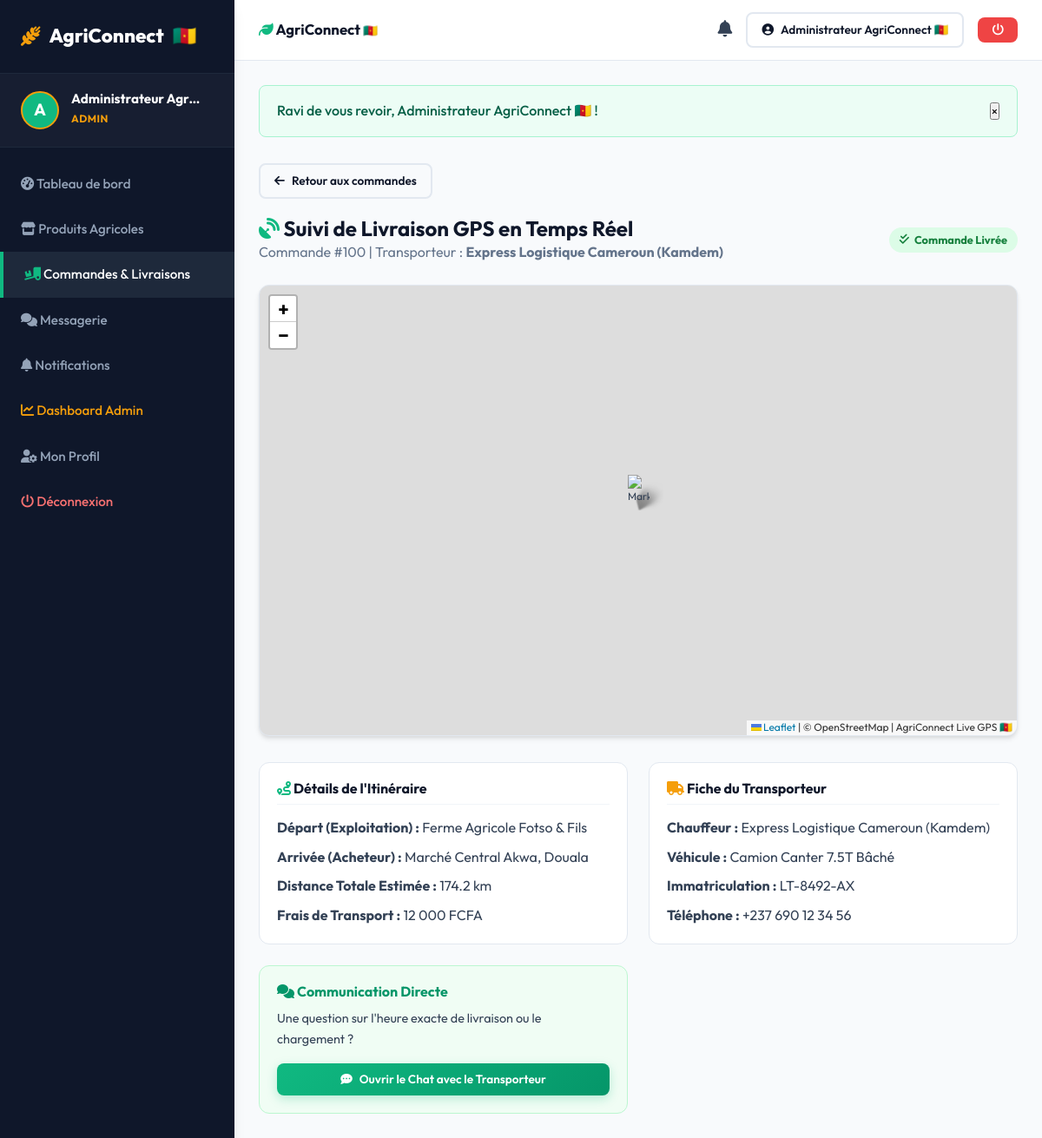
Screenshot of /suivi_livraison.php?id=100 (signed in) with the database file from the repository.
### tables this page shows
CREATE TABLE IF NOT EXISTS `commandes` (
  `id` INT AUTO_INCREMENT PRIMARY KEY,
  `acheteur_id` INT NOT NULL,
  `agriculteur_id` INT NOT NULL,
  `transporteur_id` INT DEFAULT NULL,
  `statut` ENUM('en_attente', 'acceptee', 'refusee', 'en_cours_livraison', 'livree', 'annulee') NOT NULL DEFAULT 'en_attente',
  `adresse_livraison` VARCHAR(255) NOT NULL,
  `latitude_livraison` DECIMAL(10, 8) DEFAULT NULL,
  `longitude_livraison` DECIMAL(11, 8) DEFAULT NULL,
  `frais_transport` DECIMAL(10, 2) DEFAULT 0.00,
  `total_prix` DECIMAL(10, 2) NOT NULL,
  `statut_paiement_acheteur` ENUM('non_paye', 'paye') NOT NULL DEFAULT 'non_paye',
  `mode_paiement_acheteur` ENUM('mtn_momo', 'orange_money') DEFAULT NULL,
  `reference_transaction_acheteur` VARCHAR(100) DEFAULT NULL,
  `statut_paiement_transport` ENUM('non_paye', 'paye') NOT NULL DEFAULT 'non_paye',
  `mode_paiement_transport` ENUM('mtn_momo', 'orange_money') DEFAULT NULL,
  `reference_transaction_transport` VARCHAR(100) DEFAULT NULL,
  `date_commande` DATETIME DEFAULT CURRENT_TIMESTAMP,
  `date_livraison` DATETIME DEFAULT NULL,
  FOREIGN KEY (`acheteur_id`) REFERENCES `utilisateurs`(`id`) ON DELETE CASCADE,
  FOREIGN KEY (`agriculteur_id`) REFERENCES `utilisateurs`(`id`) ON DELETE CASCADE,
  FOREIGN KEY (`transporteur_id`) REFERENCES `utilisateurs`(`id`) ON DELETE SET NULL
);

CREATE TABLE IF NOT EXISTS `utilisateurs` (
  `id` INT AUTO_INCREMENT PRIMARY KEY,
  `nom_complet` VARCHAR(150) NOT NULL,
  `email` VARCHAR(150) NOT NULL UNIQUE,
  `mot_de_passe` VARCHAR(255) NOT NULL,
  `role` ENUM('agriculteur', 'acheteur', 'transporteur', 'admin') NOT NULL DEFAULT 'acheteur',
  `telephone` VARCHAR(30) DEFAULT NULL,
  `photo` VARCHAR(255) DEFAULT 'default_avatar.png',
  `adresse` VARCHAR(255) DEFAULT NULL,
  `ville` VARCHAR(100) DEFAULT NULL,
  `latitude` DECIMAL(10, 8) DEFAULT NULL,
  `longitude` DECIMAL(11, 8) DEFAULT NULL,
  `statut` ENUM('actif', 'suspendu') NOT NULL DEFAULT 'actif',
  `est_certifie` TINYINT(1) NOT NULL DEFAULT 0,
  `statut_certification` ENUM('non_demande', 'en_attente', 'valide', 'rejete') NOT NULL DEFAULT 'non_demande',
  `photo_cni` VARCHAR(255) DEFAULT NULL,
  `date_demande_certification` DATETIME DEFAULT NULL,
  `date_creation` DATETIME DEFAULT CURRENT_TIMESTAMP
);

CREATE TABLE IF NOT EXISTS `transporteurs_details` (
  `id` INT AUTO_INCREMENT PRIMARY KEY,
  `utilisateur_id` INT NOT NULL,
  `type_vehicule` VARCHAR(100) NOT NULL,
  `immatriculation` VARCHAR(50) NOT NULL,
  `capacite_tonnes` DECIMAL(8,2) NOT NULL DEFAULT 1.00,
  `disponible` ENUM('oui', 'non') NOT NULL DEFAULT 'oui',
  `latitude_actuelle` DECIMAL(10, 8) DEFAULT NULL,
  `longitude_actuelle` DECIMAL(11, 8) DEFAULT NULL,
  `derniere_maj_gps` DATETIME DEFAULT NULL,
  FOREIGN KEY (`utilisateur_id`) REFERENCES `utilisateurs`(`id`) ON DELETE CASCADE
);

### suivi_livraison.php (the view, shortened to what this page needs)
<?php
require_once __DIR__ . '/includes/fonctions.php';
$cmd_id = isset($_GET['id']) ? (int)$_GET['id'] : 0;
$stmt = $pdo->prepare("
    SELECT c.*,
           u_agri.nom_complet AS agriculteur_nom, u_agri.telephone AS agriculteur_tel, u_agri.latitude AS agri_lat, u_agri.longitude AS agri_lng,
           u_ach.nom_complet AS acheteur_nom, u_ach.telephone AS acheteur_tel,
           u_trans.id AS trans_id, u_trans.nom_complet AS transporteur_nom, u_trans.telephone AS transporteur_tel,
           td.type_vehicule, td.immatriculation, td.latitude_actuelle, td.longitude_actuelle, td.derniere_maj_gps
    FROM commandes c
    JOIN utilisateurs u_agri ON c.agriculteur_id = u_agri.id
    JOIN utilisateurs u_ach ON c.acheteur_id = u_ach.id
    LEFT JOIN utilisateurs u_trans ON c.transporteur_id = u_trans.id
    LEFT JOIN transporteurs_details td ON u_trans.id = td.utilisateur_id
    WHERE c.id = ?
");
$stmt->execute([$cmd_id]);
$cmd = $stmt->fetch();
$distance_totale = calculer_distance_gps($cmd['agri_lat'] ?: 5.4778, $cmd['agri_lng'] ?: 10.4176, $cmd['latitude_livraison'] ?: 4.0511, $cmd['longitude_livraison'] ?: 9.7679);
require_once __DIR__ . '/includes/header.php';
?>
<div style="margin-top: 30px; margin-bottom: 20px;">
    <a href="mes_commandes.php" class="btn btn-outline btn-sm"><i class="fa-solid fa-arrow-left"></i> Retour aux commandes</a>
</div>
<div style="display: flex; justify-content: space-between; align-items: center; margin-bottom: 24px; flex-wrap: wrap; gap: 16px;">
    <div>
        <h2><i class="fa-solid fa-satellite-dish" style="color: var(--primary);"></i> Suivi de Livraison GPS en Temps Réel</h2>
        <p style="color: var(--gray-500);">Commande #<?php echo $cmd['id']; ?> | Transporteur : <strong><?php echo htmlspecialchars($cmd['transporteur_nom'] ?: 'Non attribué'); ?></strong></p>
    </div>
    <div id="tracking-live-status">
        <?php if ($cmd['statut'] === 'en_cours_livraison'): ?>
            <span class="status-badge status-en_cours_livraison"><i class="fa-solid fa-spinner fa-spin"></i> Livraison en cours</span>
        <?php elseif ($cmd['statut'] === 'livree'): ?>
            <span class="status-badge status-livree"><i class="fa-solid fa-check-double"></i> Commande Livrée</span>
        <?php else: ?>
            <span class="status-badge status-en_attente"><i class="fa-solid fa-clock"></i> En attente de démarrage</span>
        <?php endif; ?>
    </div>
</div>
<div id="mapTracking" class="map-container" style="height: 520px; box-shadow: var(--shadow-md);"></div>
<div style="display: grid; grid-template-columns: repeat(auto-fit, minmax(280px, 1fr)); gap: 24px; margin-top: 30px; margin-bottom: 60px;">
    <div style="background: var(--white); padding: 20px; border-radius: var(--radius-md); border: 1px solid var(--gray-200);">
        <h4 style="margin-bottom: 14px; color: var(--dark); border-bottom: 1px solid var(--gray-100); padding-bottom: 8px;">
            <i class="fa-solid fa-route" style="color: var(--primary);"></i> Détails de l'Itinéraire
        </h4>
        <p style="margin-bottom: 8px;"><strong>Départ (Exploitation) :</strong> <?php echo htmlspecialchars($cmd['agriculteur_nom']); ?></p>
        <p style="margin-bottom: 8px;"><strong>Arrivée (Acheteur) :</strong> <?php echo htmlspecialchars($cmd['adresse_livraison']); ?></p>
        <p style="margin-bottom: 8px;"><strong>Distance Totale Estimée :</strong> <?php echo $distance_totale; ?> km</p>
        <p><strong>Frais de Transport :</strong> <?php echo formater_prix($cmd['frais_transport']); ?></p>
    </div>
    <div style="background: var(--white); padding: 20px; border-radius: var(--radius-md); border: 1px solid var(--gray-200);">
        <h4 style="margin-bottom: 14px; color: var(--dark); border-bottom: 1px solid var(--gray-100); padding-bottom: 8px;">
            <i class="fa-solid fa-truck" style="color: var(--accent);"></i> Fiche du Transporteur
        </h4>
        <p style="margin-bottom: 8px;"><strong>Chauffeur :</strong> <?php echo htmlspecialchars($cmd['transporteur_nom'] ?: 'N/A'); ?></p>
        <p style="margin-bottom: 8px;"><strong>Véhicule :</strong> <?php echo htmlspecialchars($cmd['type_vehicule'] ?: 'N/A'); ?></p>
        <p style="margin-bottom: 8px;"><strong>Immatriculation :</strong> <?php echo htmlspecialchars($cmd['immatriculation'] ?: 'N/A'); ?></p>
        <p><strong>Téléphone :</strong> <?php echo htmlspecialchars($cmd['transporteur_tel'] ?: 'N/A'); ?></p>
    </div>
    <div style="background: #f0fdf4; padding: 20px; border-radius: var(--radius-md); border: 1px solid #bbf7d0; display: flex; flex-direction: column; justify-content: space-between;">
        <div>
            <h4 style="margin-bottom: 10px; color: var(--primary-dark);"><i class="fa-solid fa-comments"></i> Communication Directe</h4>
            <p style="font-size: 0.9rem; color: var(--gray-700); margin-bottom: 16px;">Une question sur l'heure exacte de livraison ou le chargement ?</p>
        </div>
        <?php if ($cmd['trans_id']): ?>
            <a href="messagerie.php?contact_id=<?php echo $cmd['trans_id']; ?>&commande_id=<?php echo $cmd['id']; ?>" class="btn btn-primary btn-sm" style="width: 100%;">
                <i class="fa-solid fa-comment-dots"></i> Ouvrir le Chat avec le Transporteur
            </a>
        <?php endif; ?>
    </div>
</div>
<?php require_once __DIR__ . '/includes/footer.php'; ?>

### assets/css/style.css (style rules this page uses)
:root { --primary: #10b981; --primary-dark: #059669; --primary-light: #d1fae5; --accent: #f59e0b; --dark: #0f172a; --dark-surface: #1e293b; --light-bg: #f8fafc; --white: #ffffff; --gray-100: #f1f5f9; --gray-200: #e2e8f0; --gray-500: #64748b; --gray-700: #334155; --danger: #ef4444; --warning: #f59e0b; --success: #10b981; --info: #3b82f6; --shadow-sm: 0 1px 3px rgba(0,0,0,0.05); --shadow-md: 0 4px 6px -1px rgba(0,0,0,0.1), 0 2px 4px -1px rgba(0,0,0,0.06); --shadow-lg: 0 10px 15px -3px rgba(0,0,0,0.1), 0 4px 6px -2px rgba(0,0,0,0.05); --radius-sm: 8px; --radius-md: 12px; --radius-lg: 20px; --transition: all 0.3s cubic-bezier(0.4, 0, 0.2, 1); }
* { margin: 0; padding: 0; box-sizing: border-box; font-family: 'Outfit', -apple-system, BlinkMacSystemFont, "Segoe UI", Roboto, sans-serif; }
body { background-color: var(--light-bg); color: var(--gray-700); line-height: 1.6; min-height: 100vh; display: flex; flex-direction: column; overflow-x: hidden; }
a { color: inherit; text-decoration: none; }
h1, h2, h3, h4, h5, h6 { color: var(--dark); font-weight: 700; line-height: 1.2; }
.btn { display: inline-flex; align-items: center; justify-content: center; gap: 8px; padding: 12px 24px; border-radius: var(--radius-sm); font-weight: 600; font-size: 0.95rem; cursor: pointer; transition: var(--transition); border: none; text-align: center; white-space: nowrap; }
.btn-primary { background: linear-gradient(135deg, var(--primary) 0%, var(--primary-dark) 100%); color: var(--white); box-shadow: 0 4px 12px rgba(16, 185, 129, 0.25); }
.btn-outline { background: transparent; border: 2px solid var(--gray-200); color: var(--dark); }
.btn-sm { padding: 8px 16px; font-size: 0.85rem; }
.map-container { width: 100%; height: 380px; border-radius: var(--radius-md); overflow: hidden; box-shadow: var(--shadow-sm); border: 1px solid var(--gray-200); z-index: 1; margin-bottom: 24px; }
.status-badge { display: inline-flex; align-items: center; gap: 6px; padding: 4px 12px; border-radius: 99px; font-size: 0.8rem; font-weight: 700; }
.status-livree { background: #dcfce7; color: #15803d; }

### rows the page displays
commandes: id "100", transporteur.nom_complet "Express Logistique Cameroun (Kamdem)", agriculteur.nom_complet "Ferme Agricole Fotso & Fils", adresse_livraison "Marché Central Akwa, Douala", distance_totale "174.2", frais_transport "12 000 FCFA", transporteurs_details.type_vehicule "Camion Canter 7.5T Bâché", transporteurs_details.immatriculation "LT-8492-AX", transporteur.telephone "+237 690 12 34 56"

### other values shown
substr($user_nom, 0, 1) "A"
$user_nom "Administrateur Agr…"
$user_role "ADMIN"
$user_nom "Administrateur AgriConnect 🇨🇲"
$flash['message'] "Ravi de vous revoir, Administrateur AgriConnect 🇨🇲 !"
